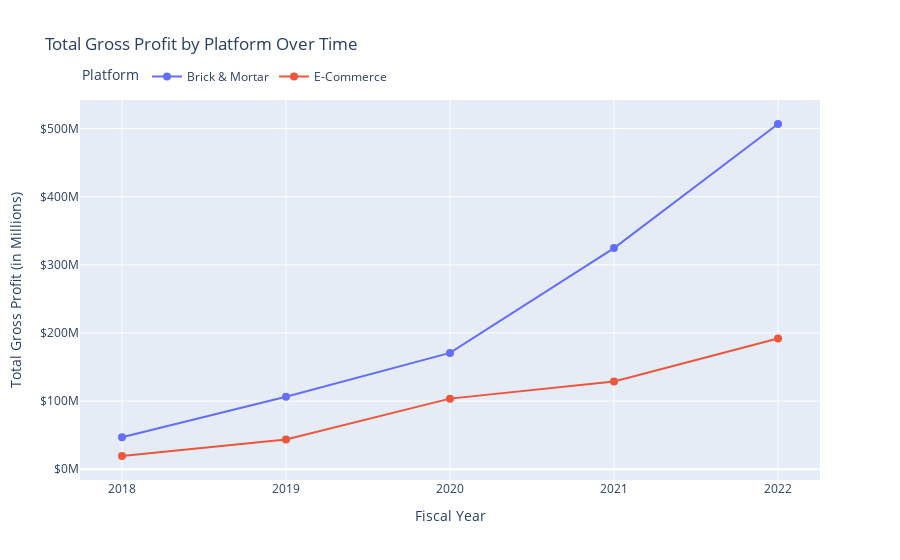

This figure's notebook cell:
### Code cell
# create a pivot table to structure the data for plotting
revenue_over_time = aggregated_by_platform.pivot(index='fiscal_year', columns='platform', values='total_gross_profit')

# Initialize the Plotly figure
fig = go.Figure()

# Plot each platform
for platform in revenue_over_time.columns:
    fig.add_trace(
        go.Scatter(
            x=revenue_over_time.index,
            y=revenue_over_time[platform] / 1e6,
            mode='lines+markers',
            name=platform,
            line=dict(width=2),
            marker=dict(size=8)
        )
    )

# Update x-axis properties
fig.update_xaxes(
    title_text='Fiscal Year',
    tickvals=revenue_over_time.index,
    ticktext=[str(int(year)) for year in revenue_over_time.index]
)

# Update y-axis properties
fig.update_yaxes(
    title_text='Total Gross Profit (in Millions)',
    tickprefix='$',
    tickformat=',.0f',
    ticksuffix='M'
)

# Update layout properties
fig.update_layout(
    title_text='Total Gross Profit by Platform Over Time',
    legend_title_text='Platform',
    xaxis_title='Fiscal Year',
    yaxis_title='Total Gross Profit (in Millions)',
    showlegend=True,
    legend=dict(x=0, y=1.1, orientation='h'),
    grid=dict(rows=1, columns=1)
)

fig.show()

### Figure 1 — Plotly figure (JSON) as saved in the notebook; plotly's stock layout.template omitted (floating-point values rounded to 4 significant figures)
{"data": [{"line": {"width": 2}, "marker": {"size": 8}, "mode": "lines+markers", "name": "Brick & Mortar", "type": "scatter", "x": [2018, 2019, 2020, 2021, 2022], "y": [46.83, 106.4, 170.8, 324.6, 506.7]}, {"line": {"width": 2}, "marker": {"size": 8}, "mode": "lines+markers", "name": "E-Commerce", "type": "scatter", "x": [2018, 2019, 2020, 2021, 2022], "y": [19.41, 43.5, 103.6, 128.9, 191.9]}], "layout": {"grid": {"columns": 1, "rows": 1}, "legend": {"orientation": "h", "title": {"text": "Platform"}, "x": 0, "y": 1.1}, "showlegend": true, "title": {"text": "Total Gross Profit by Platform Over Time"}, "xaxis": {"ticktext": ["2018", "2019", "2020", "2021", "2022"], "tickvals": [2018, 2019, 2020, 2021, 2022], "title": {"text": "Fiscal Year"}}, "yaxis": {"tickformat": ",.0f", "tickprefix": "$", "ticksuffix": "M", "title": {"text": "Total Gross Profit (in Millions)"}}}}
